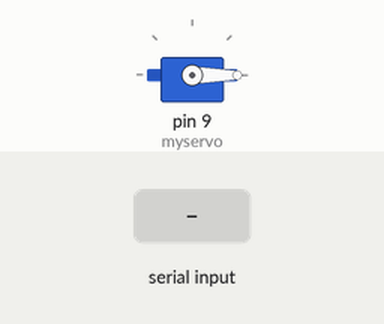
A sketch run on a simulated Arduino Uno, built with avr-gcc and run on an emulated ATmega328P. Parts: servo. The test bench sets the inputs (shaded band). What the sketch prints to the serial monitor is not drawn.

Above: at 1.2 s.
1.3 s: "90,45\n" received over Serial
At 1.9 s:
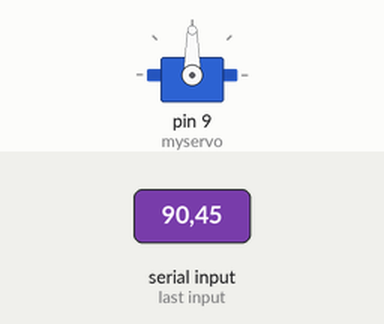
2.8 s: "30,150\n" received over Serial
At 3.1 s:
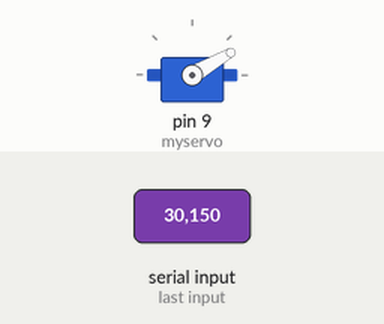
4.3 s: "200\n" received over Serial
At 5.4 s:
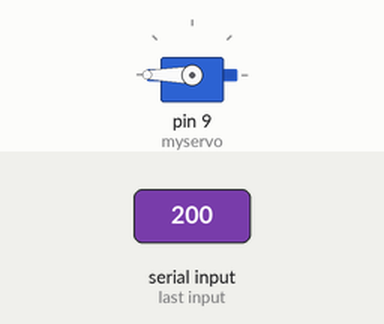
5.8 s: "0\n" received over Serial
At 6.5 s:
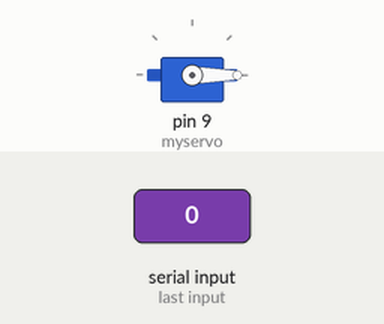
7.3 s: "90\n" received over Serial
At 7.7 s:
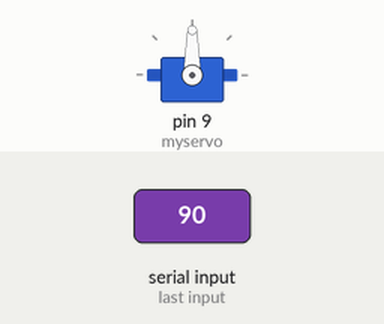
Timing chart, 0 to 9.8 s (numbered marks = the images above; inputs shaded):
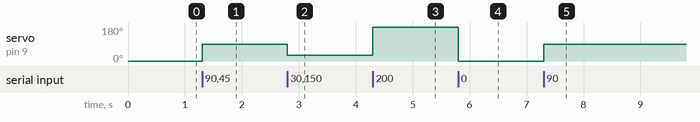

Measured:
- after the input at 1.3 s, servo on pin 9 (myservo): 0° → 90° at once
- after the input at 2.8 s, servo on pin 9 (myservo): 90° → 30° at once
- after the input at 4.3 s, servo on pin 9 (myservo): 30° → 180° at once
- after the input at 5.8 s, servo on pin 9 (myservo): 180° → 0° at once
- after the input at 7.3 s, servo on pin 9 (myservo): 0° → 90° at once

The sketch:

arduino_python_com.ino
```cpp
int x;
#include <Servo.h>
Servo myservo;
void setup() {
  myservo.attach(9);
 Serial.begin(115200);
 Serial.setTimeout(1);
 myservo.write(0);

}
void loop() {
 while (!Serial.available());
 x = Serial.readString().toInt();
 myservo.write(x);
 Serial.print(x + 1);
 if (x==1){
  digitalWrite(13, HIGH);
 }
 if (x==0){
  digitalWrite(13, LOW);
 }
}
```
